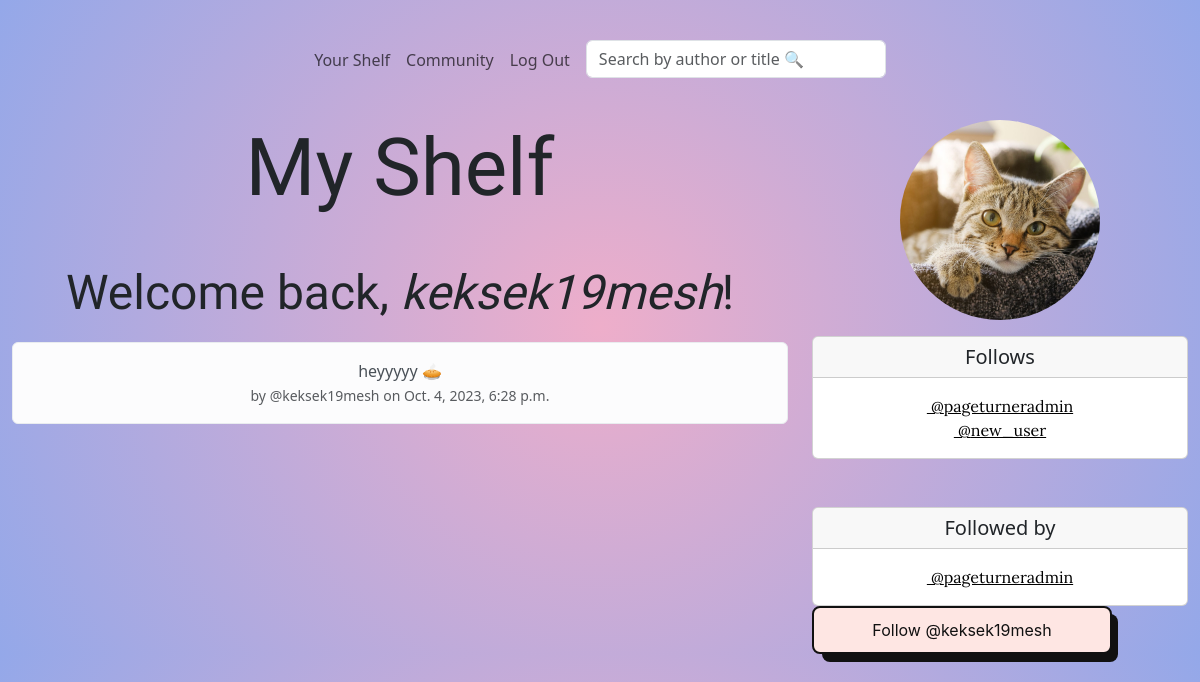
Screenshot of /members/profile/12 (signed in) with the database file from the repository.
### members/models.py (models this page shows, shortened)
class Profile(models.Model):
    user = models.OneToOneField(User, on_delete=models.CASCADE)
    follows = models.ManyToManyField("self",
                                     related_name="followed_by",
                                     symmetrical=False,
                                     blank=True)
    date_modified = models.DateTimeField(User, auto_now=True)
    profile_image = models.ImageField(null=True, blank=True, upload_to="images")
    def __str__(self):
        return self.user.username

class Snippet(models.Model):
    user = models.ForeignKey(User, related_name="snippets", on_delete=models.DO_NOTHING)
    body = models.CharField(max_length=300)
    created_at = models.DateTimeField(auto_now_add=True)

### members/views.py (the view, shortened to what this page needs)
# urls.py: path('profile/<int:pk>', views.profile, name="profile"),
def profile(request, pk):
    if request.user.is_authenticated:
        profile = Profile.objects.get(user_id=pk)
        snippets = Snippet.objects.filter(user_id=pk).order_by("-created_at")
        profile.avatar_svg = generate_avatar_follow(profile.user.username)
        profile.avatar_svg_main = generate_avatar_main(profile.user.username)
        return render(request, "profiles/profile.html", {"profile": profile, "snippets": snippets})
    else:
        messages.success(request, "You must be logged in to view this page.")
        return redirect('welcome_page')

### members/views.py (called while the page is built)
def generate_avatar_follow(name, size=40, variant="beam", colors=None, title=False, square=False):
    if colors is None:
        colors = ["92A1C6", "146A7C", "F0AB3D", "C271B4", "C20D90"]
    avatar_svg = avatar(name, variant=variant, colors=colors, title=title, size=size, square=square)
    return avatar_svg

def generate_avatar_main(name, size=250, variant="beam", colors=None, title=False, square=False):
    if colors is None:
        colors = ["92A1C6", "146A7C", "F0AB3D", "C271B4", "C20D90"]
    avatar_svg_main = avatar(name, variant=variant, colors=colors, title=title, size=size, square=square)
    return avatar_svg_main

### members/templates/profiles/profile.html (shortened to what this page needs)
{% extends "base.html" %}
{% block content %}
{% if profile %}
<div class="container-xxl text-center">
    <div class="row">
        <div class="col-8">
        <h1 class="mb-5">My Shelf</h1>
      <h2>Welcome back, <em>{{ profile.user.username }}</em>!</h2>
{% if snippets %}
            {% for snippet in snippets %}
    <div class="alert alert-light" role="alert">
    {{ snippet.body }} <br/>
        <small class="text-muted"> by
            @{{ snippet.user.username }} on
            {{ snippet.created_at }}
        </small>
    </div>
    {% endfor %}
            {% endif %}
            </div>
        <div class="col-4">
            {% if profile.profile_image %}
            <img class="profile-image-main" src="{{ profile.profile_image.url }}">
            {% else %}
            {{ profile.avatar_svg_main|safe }}
            {% endif %}
            <div class="card mt-3 mb-5">
  <h5 class="card-header">Follows</h5>
  <div class="card-body">
    <p class="card-text">
        {% if profile.follows %}
        {% for following in user.profile.follows.all %}
        <a href="{% url 'profile' following.user.id %}">
    {{ profile.avatar_svg|safe }}&nbsp;@{{ following }}
</a><br/>
        {% endfor %}
        {% else %}
        <p><b>{{ profile.user.username }}</b> doesn't follow anyone 😔</p>
        {% endif %}
  </div>
</div>
            <div class="card">
  <h5 class="card-header">Followed by</h5>
  <div class="card-body">
    <p class="card-text">
        {% if profile.followed_by %}
        {% for following in user.profile.followed_by.all %}
        <a href="{% url 'profile' following.user.id %}">{{ profile.avatar_svg|safe }}&nbsp;@{{ following }}</a><br/>
        {% endfor %}</p>
        {% else %}
        <p><b>{{ profile.user.username }}</b> isn't followed by anyone 😔</p>
        {% endif %}
  </div>
</div>
<form method="post">
    {% if profile in user.profile.follows.all %}
    <button class="button-56" name="follow" value="unfollow" type="submit">Unfollow @{{ profile.user.username|lower }}</button>
    {% else %}
    <button class="button-56" name="follow" value="follow" type="submit">Follow @{{ profile.user.username|lower }}</button>
    {% endif %}
</form>
    </div>
</div>
{% endif %}
{% endblock %}

### static/main.css (style rules this page uses)
h1 { font-family: 'Gloock', serif; font-size: 5em; }
h2 { font-family: 'Gloock', serif; font-size: 3em; }
p { font-family: 'Lora'; font-size: 1em; }
body { background: rgb(238,174,202); background: radial-gradient(circle, rgba(238,174,202,1) 0%, rgba(148,168,233,1) 100%); }
a { color: black; }
.button-56 { align-items: center; background-color: #fee6e3; border: 2px solid #111; border-radius: 8px; box-sizing: border-box; color: #111; cursor: pointer; display: flex; font-family: Inter,sans-serif; font-size: 16px; height: 48px; width: 300px; justify-content: center; line-height: 24px; max-width: 100%; padding: 0 25px; position: relative; text-align: center; text-decoration: none; user-select: none; -webkit-user-select: none; touch-action: manipulation; }
.button-56:after { background-color: #111; border-radius: 8px; content: ""; display: block; height: 48px; left: 0; width: 100%; position: absolute; top: -2px; transform: translate(8px, 8px); transition: transform .2s ease-out; z-index: -1; }
.alert { margin-top: 20px; }
.profile-image-main { width: 200px; height: 200px; border-radius: 50%; object-fit: cover; }

### rows the page displays
Profile: user.username "keksek19mesh", profile_image (picture)
Snippet: body "heyyyyy 🥧", user.username "keksek19mesh", created_at "Oct. 4, 2023, 6:28 p.m."
Profile: user.username "pageturneradmin"
Profile: user.username "new_user"
